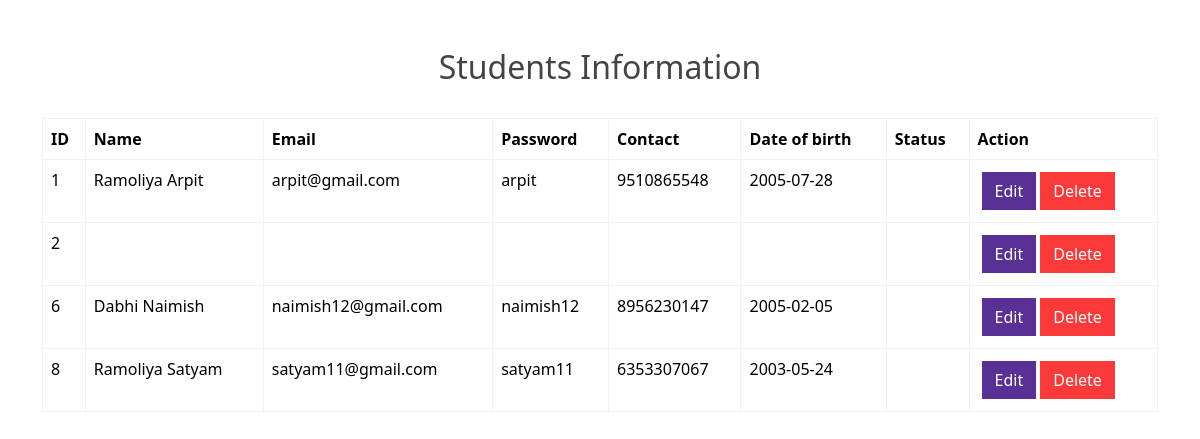
Page /Dash.php on the committed database.
### tables this page shows
CREATE TABLE IF NOT EXISTS `students` (
  `id` int UNSIGNED NOT NULL AUTO_INCREMENT,
  `name` varchar(100) NOT NULL,
  `email` varchar(100) NOT NULL,
  `password` varchar(255) NOT NULL,
  `contact` varchar(15) DEFAULT NULL,
  `dob` date DEFAULT NULL,
  `create_at` timestamp NOT NULL DEFAULT CURRENT_TIMESTAMP,
  `update_at` timestamp NOT NULL DEFAULT CURRENT_TIMESTAMP ON UPDATE CURRENT_TIMESTAMP,
  PRIMARY KEY (`id`),
  UNIQUE KEY `id` (`id`),
  UNIQUE KEY `email` (`email`)
);

### Dash.php (the view, shortened to what this page needs)
<?php
    require 'Config.php';
    $sql = "SELECT * FROM students";
    $result = $conn->query($sql);
?>
<!DOCTYPE html>
<html lang="en">
<head>
    <link href="https://bootswatch.com/5/pulse/bootstrap.min.css" rel="stylesheet">
</head>
<body>
    <div class="container mt-5">
        <h2 class="text-center">Students Information</h2><br>
        <table class="table table-bordered">
            <thead>
                <tr>
                    <th>ID</th>
                    <th>Name</th>
                    <th>Email</th>
                    <th>Password</th>
                    <th>Contact</th>
                    <th>Date of birth</th>
                    <th>Status</th>
                    <th>Action</th>
                </tr>
            </thead>
            <tbody>
                <?php
                if ($result->num_rows > 0) {
                    while ($row = $result->fetch_assoc()) {
                        echo "<tr>";
                        echo "<td>" . $row["id"] . "</td>";
                        echo "<td>" . $row["name"] . "</td>";
                        echo "<td>" . $row["email"] . "</td>";
                        echo "<td>" . $row["password"] . "</td>";
                        echo "<td>" . $row["contact"] . "</td>";
                        echo "<td>" . $row["dob"] . "</td>";
                        echo "<td>" . $row['status'] . "</td>";
                        echo '<td><a href="edit.php?id='. $row["id"] .'" class="btn btn-primary m-1">Edit</a>';
                        echo '<a href="delete.php?id='. $row["id"] .'" class="btn btn-danger">Delete</a></td>';
                        echo "</tr>";
                    }
                } else {
                    echo "<tr><td colspan='7' class='text-center'>No results found.</td></tr>";
                }
                ?>
            </tbody>
        </table>
    </div>
</body>
</html>

### rows in the picture
students: id "1", name "Ramoliya Arpit", email "arpit@gmail.com", password "arpit", contact "9510865548", dob "2005-07-28"
students: id "2"
students: id "6", name "Dabhi Naimish", email "naimish12@gmail.com", password "naimish12", contact "8956230147", dob "2005-02-05"
students: id "8", name "Ramoliya Satyam", email "satyam11@gmail.com", password "satyam11", contact "6353307067", dob "2003-05-24"
